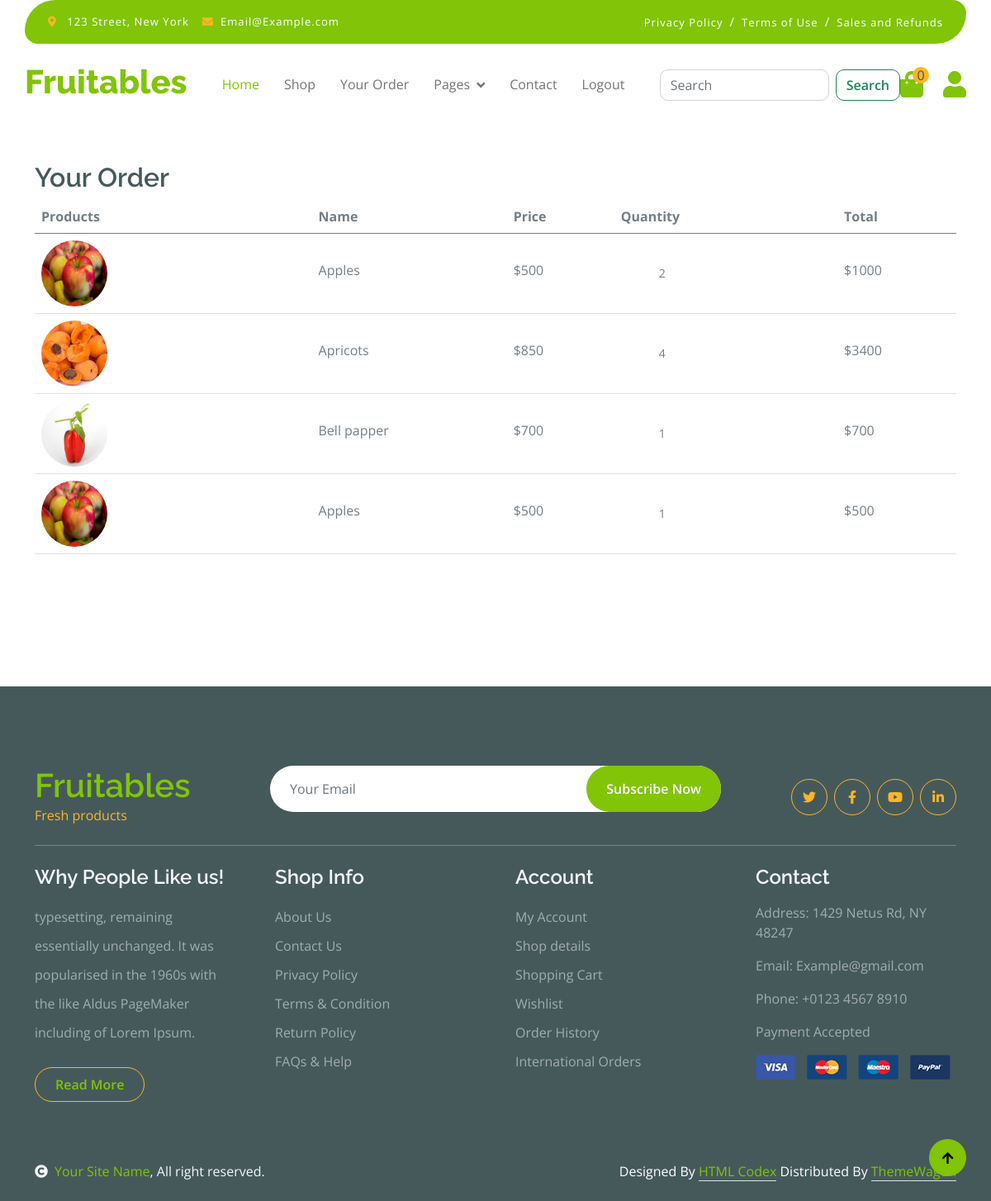
/order/ (signed in), run on the app's committed database.
### fruit_appnew/models.py (models this page shows, shortened)
class Order(models.Model):
    image = models.ImageField(upload_to='static/img')
    product = models.CharField(max_length=1000)
    user = models.ForeignKey(User,on_delete=models.CASCADE)
    price = models.IntegerField()
    quantity = models.CharField(max_length=5)
    total = models.CharField(max_length=1000, default='')
    address = models.TextField()
    phone = models.CharField(max_length=10)
    pincode = models.CharField(max_length=10)
    date = models.DateField(default=datetime.datetime.today)

### fruit_appnew/views.py (the view)
# urls.py: path('order/', views.orderpage, name='order'),
def orderpage(request):
    uid = request.session.get('_auth_user_id')
    user = User.objects.get(pk=uid)
    order = Order.objects.filter(user=user)
    contex = {
        'order':order
    }
    return render(request, 'order.html',contex)

### templates/order.html
{% extends 'headerfooter.html' %}
{% block content %}
<div class="container-fluid py-5"   style="margin-top: 100px;">
    <div class="container py-5">
        <h2>Your Order</h2>
        <div class="table-responsive">
            <table class="table cart-table">
                <thead>
                    <tr>
                        <th scope="col">Products</th>
                        <th scope="col">Name</th>
                        <th scope="col">Price</th>
                        <th scope="col">Quantity</th>
                        <th scope="col">Total</th>
                    </tr>
                </thead>
                <tbody>
                    {% for i in order %}
                    <tr>
                        <th scope="row">
                            <div class="d-flex align-items-center">
                                <img src="{{i.image}}" class="img-fluid me-5 rounded-circle" style="width: 80px; height: 80px;" alt="">
                            </div>
                        </th>
                        <td>
                            <p class="mb-0 mt-4">{{i.product}}</p>
                        </td>
                        <td>
                            <p class="mb-0 mt-4">${{i.price}}</p>
                        </td>
                        <td>
                            <div class="input-group quantity mt-4" style="width: 100px;">
                                <input type="text" class="form-control form-control-sm text-center border-0" value="{{i.quantity}}">
                            </div>
                        </td>
                        <td>
                            <p class="mb-0 mt-4">${{i.total}}</p>
                        </td>
                    </tr>
                    {% endfor %}
                </tbody>
            </table>
        </div>
    </div>
</div>
{% endblock %}

### data on the page
Order: image (picture), product "Apples", price "500", quantity "2", total "1000"
Order: image (picture), product "Apricots", price "850", quantity "4", total "3400"
Order: image (picture), product "Bell papper", price "700", quantity "1", total "700"
Order: image (picture), product "Apples", price "500", quantity "1", total "500"

### other printed values
{{ request.session.cart|length }} "0"
